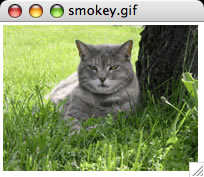
#> input picture smokey.jpg, 204 x 177 px
$ python invert.py
#> lines starting #> are read from the running program, lines starting #| are printed output that depends on the picture
# Image module can help interact with image
# ImageOps contain function can process the image
from PIL import Image, ImageOps

def invert_grayscale(image_path, save_path):
#> called with image_path = 'smokey.jpg', save_path = 'smokey_bw_inverted.jpg'
        img = Image.open(image_path).convert("L")  # Grayscale
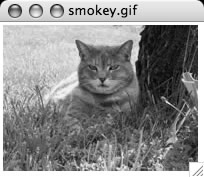
#> img: PIL image 204x177 L; min 0, max 255, mean 140.8
        inverted = ImageOps.invert(img)
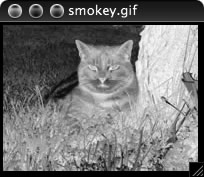
#> inverted: PIL image 204x177 L; min 0, max 255, mean 114.2
        inverted.save(save_path)
        inverted.show()

invert_grayscale("smokey.jpg", "smokey_bw_inverted.jpg")
